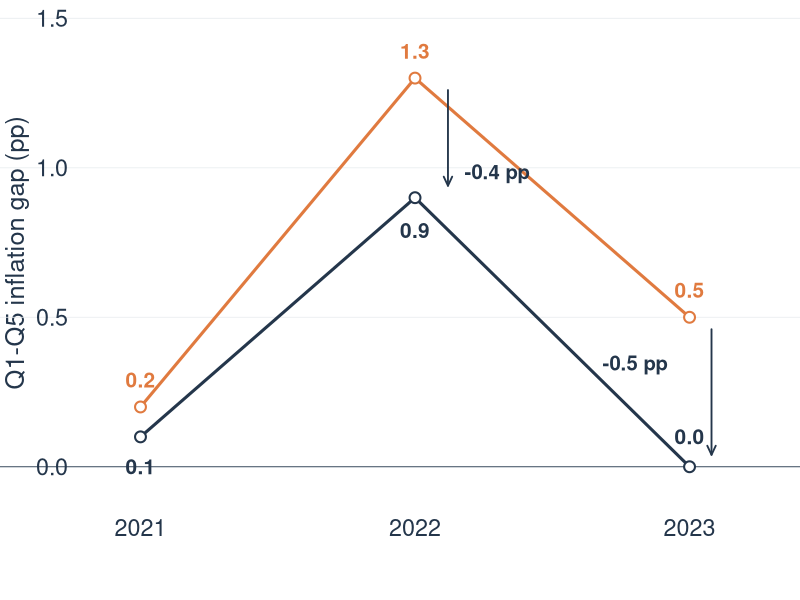

This chart was generated by the following R code:
# Direct annual Q1--Q5 inflation-gap comparison for slide 15.
# Values come from the annual observed and policy-counterfactual tables.

root <- normalizePath(".", mustWork = TRUE)
out <- file.path(root, "fig", "slide15_observed_no_policy_q1_q5_gap.pdf")

year <- 2021:2023
observed <- c(0.1, 0.9, 0.0)
policy_effect <- c(-0.1, -0.4, -0.5) # observed minus no-policy gap
no_policy <- observed - policy_effect

navy <- "#24364B"
orange <- "#E07A3F"
gray <- "#E8ECEF"

pdf(out, width = 9.8, height = 4.6, family = "sans", useDingbats = FALSE)
par(mar = c(5.0, 4.4, 0.3, 1.8), fg = navy, col.axis = navy,
    col.lab = navy, family = "sans", bty = "n", las = 1,
    cex.axis = 1.40, cex.lab = 1.52, xpd = NA)

plot(year, observed, type = "n", xlim = c(2020.9, 2023.18),
     ylim = c(-0.05, 1.48), xaxt = "n", yaxt = "n",
     xlab = "", ylab = "Q1-Q5 inflation gap (pp)")
abline(h = c(0, 0.5, 1.0, 1.5), col = gray, lwd = 0.8)
axis(1, at = year, labels = year, tick = FALSE, col = NA, col.axis = navy)
axis(2, at = c(0, 0.5, 1.0, 1.5), tick = FALSE, col = NA,
     col.axis = navy)
abline(h = 0, col = navy, lwd = 0.8)

lines(year, no_policy, col = orange, lwd = 3)
points(year, no_policy, col = orange, bg = "white", pch = 21, lwd = 2, cex = 1.45)
lines(year, observed, col = navy, lwd = 3)
points(year, observed, col = navy, bg = "white", pch = 21, lwd = 2, cex = 1.45)

text(year, no_policy + 0.09, sprintf("%.1f", no_policy), col = orange,
     font = 2, cex = 1.25)
text(year, observed - c(0.10, 0.11, -0.10), sprintf("%.1f", observed),
     col = navy, font = 2, cex = 1.25)

arrow_x <- c(2022.12, 2023.08)
arrows(arrow_x, no_policy[2:3] - 0.04,
       arrow_x, observed[2:3] + 0.04,
       length = 0.10, angle = 25, lwd = 1.8, col = navy)
text(2022.18, mean(c(no_policy[2], observed[2])) - 0.12, "-0.4 pp",
     col = navy, adj = 0, font = 2, cex = 1.22)
text(2022.92, mean(c(no_policy[3], observed[3])) + 0.09, "-0.5 pp",
     col = navy, adj = 1, font = 2, cex = 1.22)

legend(mean(par("usr")[1:2]), par("usr")[3] - 0.30,
       legend = c("No policy", "Observed"),
       col = c(orange, navy), lwd = 3, pch = 21,
       pt.bg = "white", pt.cex = 1.2,
       horiz = TRUE, xjust = 0.5, bty = "n", cex = 1.30)

dev.off()
